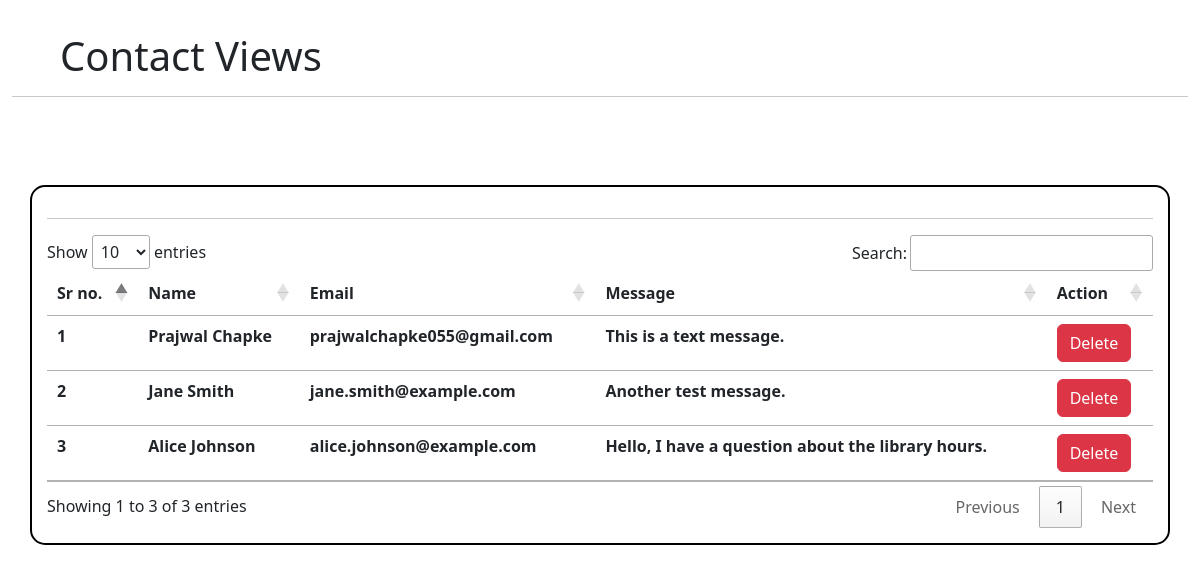
The page /Contact-View.php on the database its author committed.
### tables this page shows
CREATE TABLE IF NOT EXISTS contact (
    id INT AUTO_INCREMENT PRIMARY KEY,
    name VARCHAR(100) NOT NULL,
    email VARCHAR(100) NOT NULL,
    message TEXT NOT NULL,
    created_at TIMESTAMP DEFAULT CURRENT_TIMESTAMP
);

### Contact-View.php (the view, shortened to what this page needs)
<?php
require("dbconnect.php");
?>
<!doctype html>
<html lang="en">
<head>
  <link href="https://cdn.jsdelivr.net/npm/bootstrap@5.3.0-alpha1/dist/css/bootstrap.min.css" rel="stylesheet"
>
  <link rel="stylesheet" href="//cdn.datatables.net/1.13.1/css/jquery.dataTables.min.css">
</head>
<body>
    <div class="container-fluid py-4 ">
	<h1 class="ms-5 mt-2">Contact Views</h1>
    <hr>
    </div>
    <div class="container mt-5 " style="border: 2px solid black; border-radius: 15px; padding: 15px;">
   <hr>
      <table class="table " id="myTable">
        <thead>
          <tr>
            <th scope="col">Sr no.</th>
            <th scope="col">Name </th>
            <th scope="col">Email </th>
            <th scope="col">Message</th>
            <th scope="col">Action</th>
          </tr>
        </thead>
        <tbody>
          <?php
          $sr = 1;
          $sql1 = "select * from contact";
          $result = mysqli_query($conn, $sql1);
          while ($row = mysqli_fetch_row($result)) {
            $id = $row[0];
            ?>
            <tr>
              <td><b><?php echo $sr ?></b></td>
              <td><b><?php echo $row[1] ?></b></td>
              <td><b><?php echo $row[2] ?></b></td>
              <td><b><?php echo $row[3] ?></b></td>
              <td>
                <button type="submit" name="delete" class="btn btn-danger "><a class="text-decoration-none text-white"
                    href="delete-contact.php?abc=<?php echo base64_encode($id); ?>">Delete</a></button>
              </td>
            </tr>
            <?php
            $sr = $sr + 1;
          }
          ?>
        </tbody>
      </table>
    </div>
</body>
</html>

### rows shown on the page
contact: name "Prajwal Chapke", email "prajwalchapke055@gmail.com", message "This is a text message."
contact: name "Jane Smith", email "jane.smith@example.com", message "Another test message."
contact: name "Alice Johnson", email "alice.johnson@example.com", message "Hello, I have a question about the library hours."
